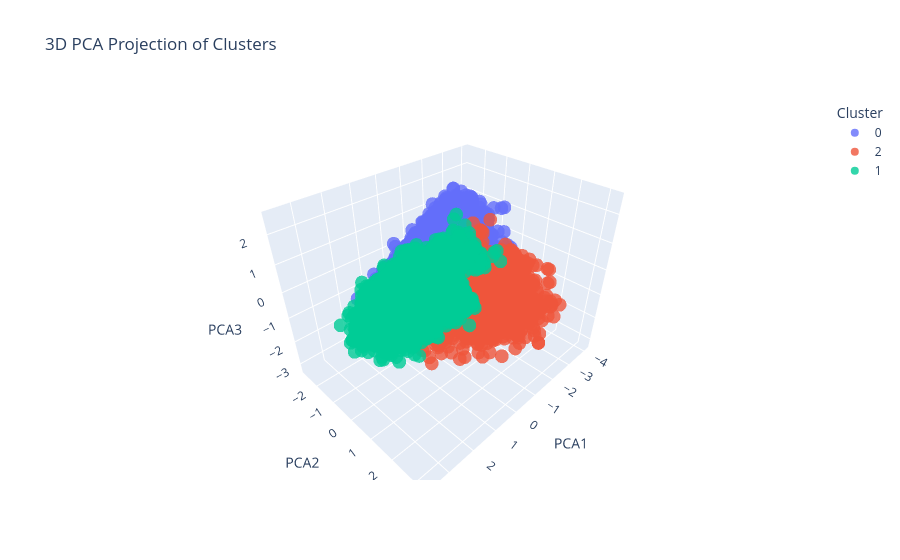

This figure's notebook cell:
### Code cell
import plotly.express as px

pca = PCA(n_components=3)
X_pca = pca.fit_transform(X_scaled)

df_pca = pd.DataFrame(X_pca, columns=['PCA1', 'PCA2', 'PCA3'])
df_pca['cluster'] = clusters.astype(str)  # כמחרוזת כדי לצבוע


fig = px.scatter_3d(
    df_pca,
    x='PCA1',
    y='PCA2',
    z='PCA3',
    color='cluster',
    title='3D PCA Projection of Clusters',
    labels={'cluster': 'Cluster'},
    opacity=0.8
)

fig.show()

### Figure 1 — Plotly figure (JSON) as saved in the notebook; plotly's stock layout.template omitted (floating-point values rounded to 4 significant figures; data arrays with more than 128 entries replaced by an {"elided": "..."} marker saying what was removed)
{"data": [{"hovertemplate": "Cluster=0<br>PCA1=%{x}<br>PCA2=%{y}<br>PCA3=%{z}<extra></extra>", "legendgroup": "0", "marker": {"color": "#636efa", "opacity": 0.8, "symbol": "circle"}, "mode": "markers", "name": "0", "scene": "scene", "showlegend": true, "type": "scatter3d", "x": {"elided": "3671 float values"}, "y": {"elided": "3671 float values"}, "z": {"elided": "3671 float values"}}, {"hovertemplate": "Cluster=2<br>PCA1=%{x}<br>PCA2=%{y}<br>PCA3=%{z}<extra></extra>", "legendgroup": "2", "marker": {"color": "#EF553B", "opacity": 0.8, "symbol": "circle"}, "mode": "markers", "name": "2", "scene": "scene", "showlegend": true, "type": "scatter3d", "x": {"elided": "2128 float values"}, "y": {"elided": "2128 float values"}, "z": {"elided": "2128 float values"}}, {"hovertemplate": "Cluster=1<br>PCA1=%{x}<br>PCA2=%{y}<br>PCA3=%{z}<extra></extra>", "legendgroup": "1", "marker": {"color": "#00cc96", "opacity": 0.8, "symbol": "circle"}, "mode": "markers", "name": "1", "scene": "scene", "showlegend": true, "type": "scatter3d", "x": {"elided": "2542 float values"}, "y": {"elided": "2542 float values"}, "z": {"elided": "2542 float values"}}], "layout": {"legend": {"title": {"text": "Cluster"}, "tracegroupgap": 0}, "scene": {"domain": {"x": [0, 1], "y": [0, 1]}, "xaxis": {"title": {"text": "PCA1"}}, "yaxis": {"title": {"text": "PCA2"}}, "zaxis": {"title": {"text": "PCA3"}}}, "title": {"text": "3D PCA Projection of Clusters"}}}
